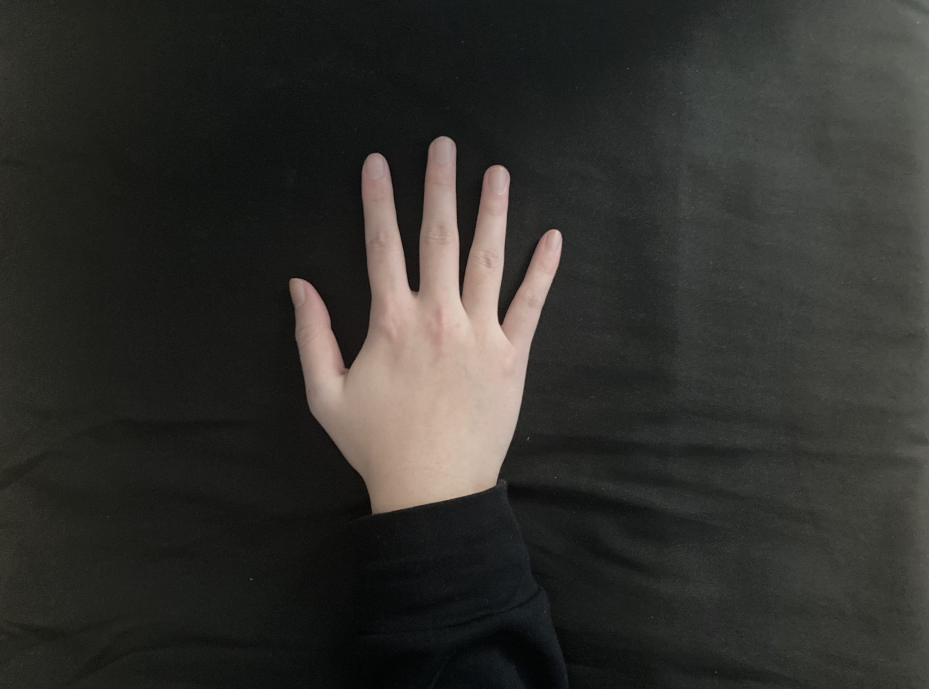
#> input picture hw1/hw1_images/splay_center.jpeg, 3714 x 2755 px (shown at 1/4 size)
$ python hw1_code.py
#> lines starting #> are read from the running program, lines starting #| are printed output that depends on the picture; after the words box and inside, x2 and y2 are one past the last pixel; in counts of white or black regions, pixels touching at a corner belong together
import cv2 as cv
import numpy as np
from matplotlib import pyplot as plt
import os


def load_image(image_address):
    """
    This is the method to load the image and return an image object in numpy array form

    :param image_address: a string that records the path of the source image.
    :return: a numpy array format image object, with RGB values
    """
    img = cv.imread(image_address)
    return img


def get_dimension(image):
    """
    This is a simple method the returns the height and width of an image

    :param image: a numpy array format image object
    :return: (height, width) of the numpy array image object
    """
    return image.shape[0], image.shape[1]


def data_reduction(image, original_height, origin_width):
    """
    This is the method that reduced an original image into a smaller size, the way I reduced it
    is resizing the original image into a 10% version. In other words, the resize image's height
    will be 0.1 * original height, and new width will be 0.1 * original width

    :param image: a numpy array image object
    :param original_height: the height of the image, in integer form
    :param origin_width: the width of the image, in integer form
    :return: a resized image with dimension (0.1 * original height, 0.1* original width)
    """
    new_width = int(origin_width*0.1)
    new_height = int(original_height*0.1)
    resized_image = cv.resize(image, (new_width, new_height), interpolation=cv.INTER_AREA)
    return resized_image


# [46 lines left out: functions check_color_distribution, explore_color_jump_hand, not called in this run]


def convert_to_binary(image):
    """
    This is a function that takes an image and returns a new image object that is a binary intermediate form
    of it. I do not change the original image to avoid overwriting it

    Step:
        if the average RGB value > 131 (the threshold value observed from the line plot),
        the value of this (i, j) position in the binary image will be assigned as (255,255,255),
        which is a white pixel. Otherwise, the value at this (i, j) will be assigned as
        (0, 0, 0), which is a black pixel


    :param image: a numpy array image returned from the "data_reduction" function,
                    its shape should be (height, width, 3)
    :return: a numpy array image object that has only 2 possible values (255,255,255) or (0,0,0)
    """
    image_copy = image.copy()
    for i in range(image_copy.shape[0]):
        for j in range(image_copy.shape[1]):
            if np.mean(image_copy[i][j]) > 131:
                image_copy[i][j] = 255
            else:
                image_copy[i][j] = 0
    return image_copy


def get_location(image):
    """
    The idea is quite straightforward, regardless of what gesture the hand makes, the
    first white pixel throughout the numpy 2d array is quite likely be around the middle
    of the hand in the x-axis direction. If this x-value is close to the center of the image
    with a tolerable range, then it will be recognized as center

    The first half of code does not use left and right point because with just the top and bottom
    points, we could already get the location, but for determining the shape of the hand
    we need both the left and right points to draw the rectangle

    【More details explained within the code】

    :param image: a binary numpy array image object ( only 2 possible values (255,255,255) or (0,0,0) )
    :return: the location label (e.g. upper left),
                and the upper left and lower right coordinate values of a bounding rectangle

    """
    height, width = image.shape[0], image.shape[1]
    labels = ["center", "upper left", "upper right", "lower left", "lower right"]
    location = ""
    top_point = ()
    low_point = ()
    break_out_flag = False

    # Find the top point
    for i in range(height):
        for j in range(width):
            if image[i][j][0] == 255:
                top_point = (i,j)
                break_out_flag = True
                break
        if break_out_flag:
            break_out_flag = False
            break

    # Find the low point
    for i in reversed(range(height)):
        for j in reversed(range(width)):
            if image[i][j][0] == 255:
                low_point = (i,j)
                break_out_flag = True
                break
        if break_out_flag:
            break_out_flag = False
            break

    # if the x-axis value of the top point is in the range of 0.5 * width with ± 0.15, it is considered a center
    if int(0.35 * width) <= top_point[1] <= int(0.65 * width):
        location = labels[0]
    # if the x-axis value of the top point is <= 0.3 * width and its y-axis value <= 0.3 * height
    # it is considered an upper left
    elif top_point[1] <= int(width * 0.3) and top_point[0] <= int(0.3 * height):
        location = labels[1]
    # if the x-axis value of the top point is <= 0.3 * width and its y-axis value >= 0.7 * height
    # it is considered an lower left
    elif top_point[1] <= int(width * 0.3) and low_point[0] >= int(0.7 * height):
        location = labels[3]
    # if the x-axis value of the top point is >= 0.7 * width and its y-axis value <= 0.3 * height
    # it is considered an upper right
    elif top_point[1]>=int(width*0.7) and top_point[0] <= int(0.3*height):
        location = labels[2]
    # if the x-axis value of the top point is >= 0.7 * width and its y-axis value >= 0.7 * height
    # it is considered an lower right
    elif top_point[1] >= int(width*0.7) and low_point[0] >= int(0.7 * height):
        location = labels[4]
    # for gap that could be considered to more than 1 scenario, return ambiguous
    else:
        location = "ambiguous"

    # Extract the left point and right point in a similar way to help draw the bounding rectangle later
    left_point = ()
    right_point = ()

    for i in range(width):
        for j in range(height):
            if image[j][i][0] == 255:
                left_point = (j, i)
                break_out_flag = True
                break
        if break_out_flag:
            break_out_flag = False
            break

    for i in reversed(range(width)):
        for j in reversed(range(height)):
            if image[j][i][0] == 255:
                right_point = (j, i)
                break_out_flag = True
                break
        if break_out_flag:
            break

    # Find the upper left and lower right corner coordinates needed to draw rectangle
    x_start = left_point[1]
    y_start = top_point[0]
    x_end = right_point[1]
    y_end = low_point[0]

    return location, (x_start, y_start, x_end, y_end)


def find_shape(location_index, binary_image):
    """
    This function use 3 criteria together to determine if a hand gesture falls into which of the 4
    categories, which are "splayed hand", "fist", "palm", and "unknown".

    1st criterion: area of bounding rectangle
    2nd criterion: number of black pixels in the rectangle / number of total pixels in the rectangle
    3rd criterion: height/width ratio (or width/height ratio if width is the larger one)

    The logic to get a splayed hand:
    it should have large area, since its fingers stretched more than a palm or a fist.
    My experiments show that it will be remarkably greater than the other 2.
    I will also check if this hand has a decent proportion of black pixels in the bounding rectangle,
    because a splayed hand will have a lot of gaps between fingers so a splayed hand needs to
    satisfy 2 conditions: a large area + a sufficient proportion of black pixels

    The logic to get a palm:
    it should not have large area, since its fingers are tightened more, causing a smaller width than
    a splayed hand. I will also check if its height/width ratio (or width/height ratio if width is
    the larger one) is large enough to distinguish it from a fist, so a palm needs to satisfy 2 conditions:
    a not large area + a high (height/width) ratio

    The logic to get a fist:
    it should not have large area, since it's roughly part of a splayed hand. Also, it could not have a high
    height/width ratio, since its shape is more close to a square. I will also use the black pixel
    proportion to help determine fist, because a fist is people holding hand, which means there should be less
    gap between fingers. The black pixel proportion should be small, so a fist needs to satisfy 3 conditions:
    a not large area + a not high (height/width) ratio + a small proportion of black pixels

    【Detailed values are obtained with several tests and experiments】


    :param location_index: the upper left and lower right coordinates of the bounding rectangle
    :param binary_image: the binary image
    :return: shape label such as "fist" or "splay"

    """
    # Calculate area
    width = location_index[2] - location_index[0]
    height = location_index[3] - location_index[1]
    area = width * height

    # Count the number of black pixels
    count_black = 0
    for i in range(location_index[1], location_index[3] + 1):
        for j in range(location_index[0], location_index[2]+1):
            if binary_image[i][j][0] == 0:
                count_black += 1

    if area > 8100 and count_black/area > 0.45:
        return "splay"
    elif area < 8100 and (height/width > 1.8 or width/height > 1.8):
        return "palm"
    elif area < 8100 and count_black/area < 0.45:
        return "fist"
    else:
        return "unknown"


def output_image_result(filename, image):
    """
    This function is helping me save my binary intermediate image results with bounding rectangle
    and text label such as "center splay". Be careful with the change directory part within this
    code, since I saved images into another folder.

    :param filename: the
    :param image: the binary image in numpy array format with rectangle and text both included
    :return: no return
    """
    os.chdir("output&result")
    cv.imwrite(filename, image)
    os.chdir("..")


def test_everything_before_step_4():
    """
    The function is just doing everything before step 4, it basically just calls over
    almost all functions written above, and gradually build up my final system

    :return: no return, but output a lot of binary intermediate images
    """
    # image_list is a list of all images I used throughout step 1 to step 3
    image_list = [
                  "hw1_images/splay_center.jpeg", "hw1_images/splay_lower_left.jpeg", "hw1_images/fist_center2.jpeg",
                  "hw1_images/fist_center.jpeg", "hw1_images/splay_upper_right.jpeg",
                  "hw1_images/fist_center_false_negative.jpeg", "hw1_images/fist_center_false_positive.jpeg",
                  "hw1_images/splay_upper_right_false_negative.jpeg",
                  "hw1_images/splay_upper_right_false_positive.jpeg",
                  "hw1_images/unknown_c_shape.jpeg",
                  "hw1_images/unknown_bird_shape.jpeg",
                  "hw1_images/palm3.jpeg",
                  "hw1_images/palm1.jpeg",
                  "hw1_images/palm4.jpeg",
                  "hw1_images/palm5.jpeg",
                  "hw1_images/unknown_ok.jpeg",
                  "hw1_images/unknown_circle.jpeg"
                  ]

    # Iterate through each image to let the system recognize the "what" and "where" of it
    for i in image_list:
        # load the image into a numpy array format
        image = load_image(i)
#> in load_image, img is the input picture: shape (2755, 3714, 3); mean B, G, R 45.2, 48.9, 49.8

        # Get dimension and reduce the dimensions of the image to make computation faster
        height, width = get_dimension(image)
#> height = 2755; width = 3714
        resized_image = data_reduction(image, height, width)
#> in data_reduction, `new_width = int(origin_width*0.1)`: new_width = 371
#> in data_reduction, `new_height = int(original_height*0.1)`: new_height = 275
#> in data_reduction, `resized_image = cv.resize(image, (new_width, new_height), interpolatio..`:
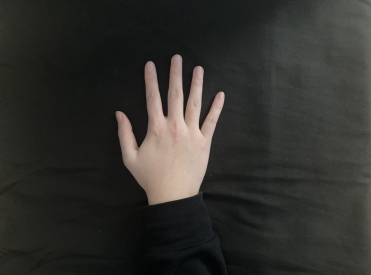
#> resized_image: shape (275, 371, 3); mean B, G, R 45.2, 48.9, 49.8

        """
        These 2 functions are used to explore a pixel threshold value to distinguish between
        hand and a black background. After running this code, we will extract the threshold value,
        so there is no need to run them again, but it is definitely a key step that needs to read over.
        Details are commented within these 2 functions
        """
        # converted_2d_average = check_color_distribution(resized_image)
        # explore_color_jump_hand(converted_2d_average)

        # Convert a resized version of the original image into binary intermediate form
        binary_image = convert_to_binary(resized_image)
#> after the loop in convert_to_binary, `for i in range(image_copy.shape[0]):`:
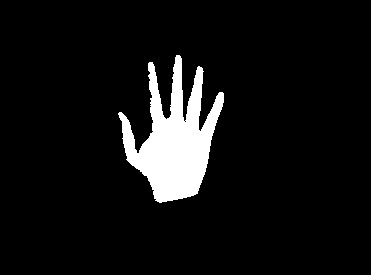
#> image_copy: shape (275, 371, 3); 7.2% white; 1 white region, box (x1, y1, x2, y2) and area: (118, 55, 224, 203) 7390

        # find the location and related bounding coordinates of a binary image, more details in function
        location_label, location_index = get_location(binary_image)
#> location_label = 'center'; location_index = (118, 55, 223, 202)

        # find the shape of the hand
        shape_label = find_shape(location_index, binary_image)
#> in find_shape, `width = location_index[2] - location_index[0]`: width = 105
#> in find_shape, `height = location_index[3] - location_index[1]`: height = 147
#> in find_shape, `area = width * height`: area = 15435
#> shape_label = 'splay'

        # Add the predicted location and shape in text form on the binary intermediate image
        cv.putText(img=binary_image, text=location_label + " " + shape_label,
                   org=(int(binary_image.shape[1] / 2) - 100, 30),
                   fontFace=cv.FONT_HERSHEY_TRIPLEX, fontScale=0.4,
                   color=(0, 255, 0), thickness=1)

        # Add bounding rectangle
        cv.rectangle(binary_image, (location_index[0], location_index[1]), (location_index[2], location_index[3]),
                     (255, 0, 0), 4)
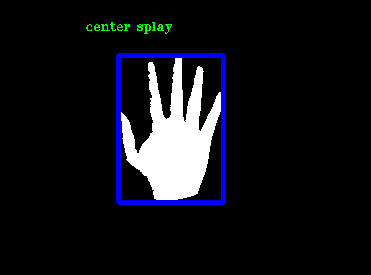
#> binary_image: shape (275, 371, 3); mean B, G, R 24.5, 18.9, 18.2

        # The binary intermediate file naming principle = name of original image + _binary.png
        index = i.index("/")
        name = i[index + 1:-5] + "_binary.png"
        output_image_result(name, binary_image)
        cv.imshow("Display window", binary_image)
#> pass 2 of the loop in test_everything_before_step_4, `for i in image_list:`:
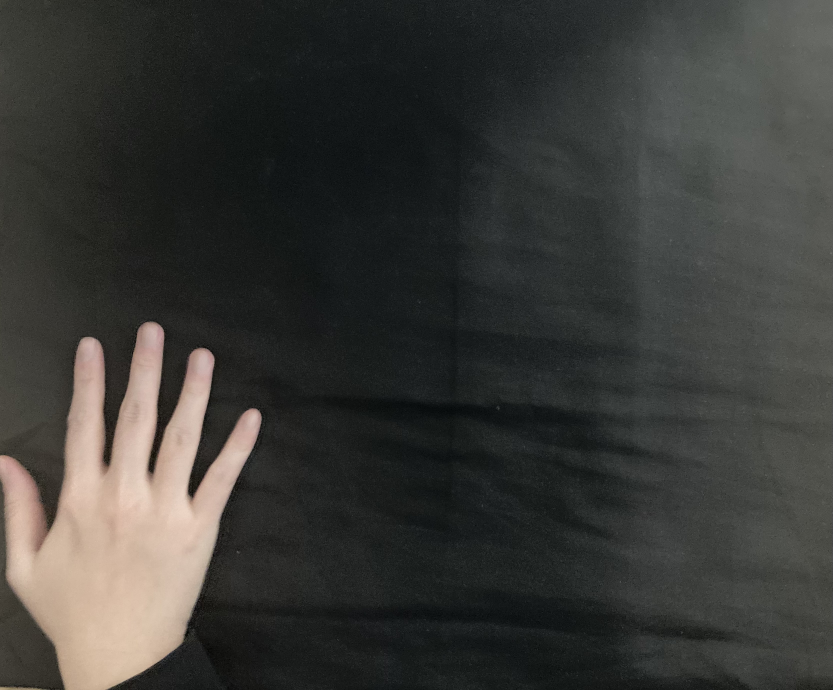
#> input picture hw1/hw1_images/splay_lower_left.jpeg, 3331 x 2760 px, found by its file name (shown at 1/4 size)
#> in load_image, img is the input picture: shape (2760, 3331, 3); mean B, G, R 54.8, 57.9, 58.1
#> in test_everything_before_step_4, `height, width = get_dimension(image)`: height = 2760; width = 3331
#> resized_image: shape (276, 333, 3)
#> after the loop in convert_to_binary (call 2), `for i in range(image_copy.shape[0]):`:
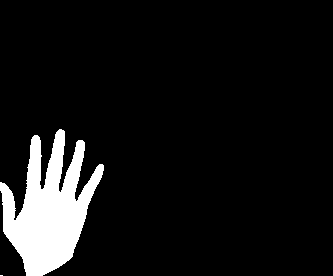
#> image_copy: shape (276, 333, 3); 8.6% white; 2 white regions (1 under 20 px), largest, box (x1, y1, x2, y2) and area: (0, 129, 104, 276) 7908
#> location_label = 'lower left'; location_index = (0, 129, 103, 275)
#> in test_everything_before_step_4, `cv.rectangle(binary_image, (location_index[0], location_index[1]), (lo..`:
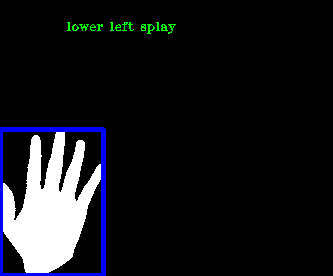
#> binary_image: shape (276, 333, 3); mean B, G, R 27, 22.5, 21.5
#> pass 3 of the loop in test_everything_before_step_4, `for i in image_list:`:
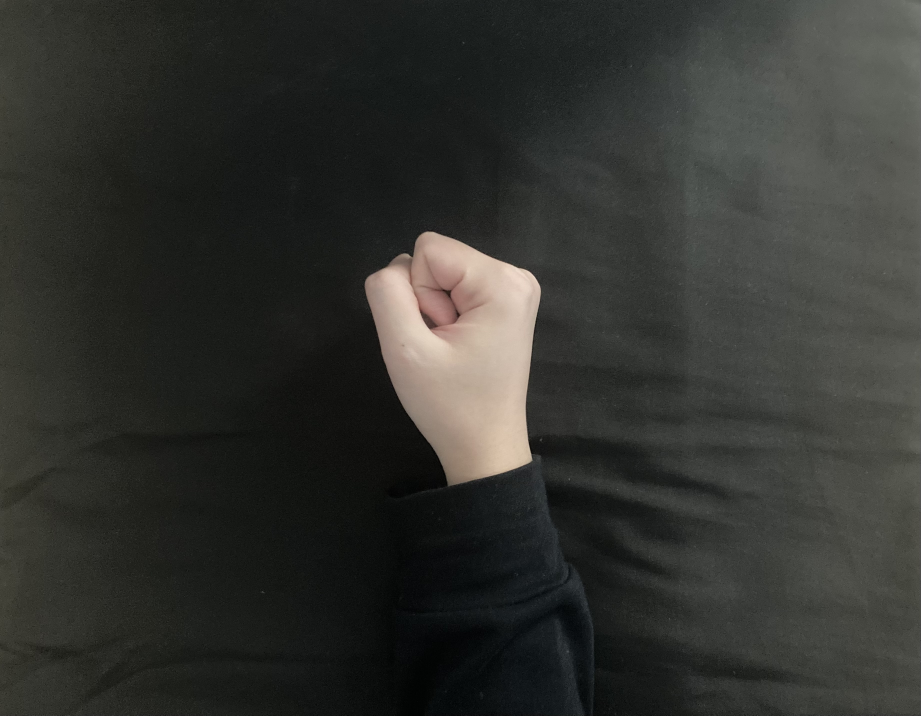
#> input picture hw1/hw1_images/fist_center2.jpeg, 3681 x 2861 px, found by its file name (shown at 1/4 size)
#> in load_image, img is the input picture: shape (2861, 3681, 3); mean B, G, R 47.3, 51.1, 50.3
#> in test_everything_before_step_4, `height, width = get_dimension(image)`: height = 2861; width = 3681
#> resized_image: shape (286, 368, 3)
#> after the loop in convert_to_binary (call 3), `for i in range(image_copy.shape[0]):`:
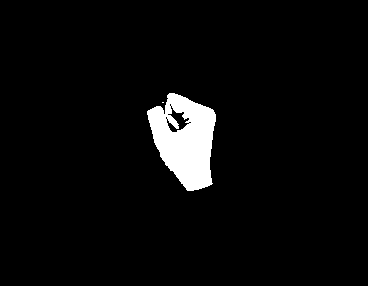
#> image_copy: shape (286, 368, 3); 4.1% white; 2 white regions (1 under 20 px), largest, box (x1, y1, x2, y2) and area: (147, 93, 216, 191) 4328
#> location_label = 'center'; location_index = (147, 93, 215, 190)
#> shape_label = 'fist'
#> in test_everything_before_step_4, `cv.rectangle(binary_image, (location_index[0], location_index[1]), (lo..`:
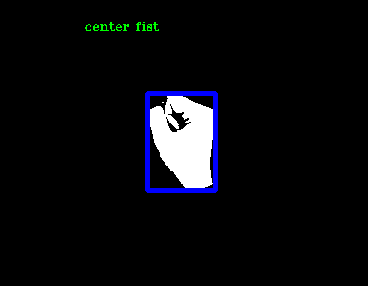
#> binary_image: shape (286, 368, 3); mean B, G, R 14.1, 10.7, 10.2
#> the loop made 7 passes; the first 3 are shown

        # waitKey helps you have a look at your image. I commented it out.
        # if you want to take a look, then un-comment it
        # cv.waitKey(0)


# [166 lines left out: functions open_lock, my_creative_step_easy, friend_creative_step_easy, my_creative_step_difficult, friend_creative_step_difficult, my_creative_step_interesting and 1 more, not called in this run]


if __name__ == '__main__':
    # This is the function that explores the system setup from step 1 to step 3
    # Running this function will not print anything, but it will create tons of binary intermediate images
    # The images will not be shown in a pop-up window, but if you want to have a look of all the images
    # involved in this process, uncomment the code on line 364
#> (the run stopped early here; a loop or call above may not have finished)
